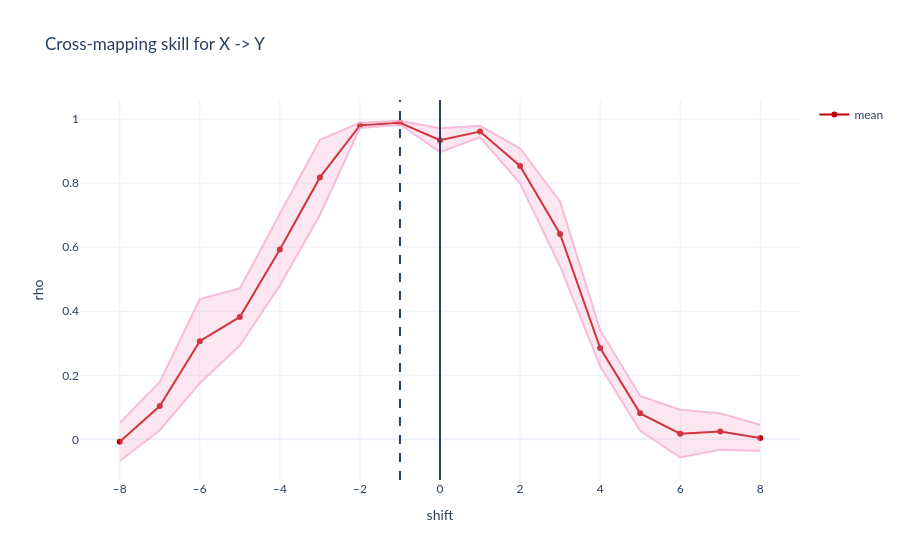

Write notebook code for a chart like this one.
### Markdown cell above
# X -> Y (true)

### Code cell
shifts = torch.arange(- 8, 8 + 1, 1)
print(shifts)

# fix filter
k = 2 # 2 best
sig_filter = torch.ones(size = (k, )).to(device)

noise_scalar = torch.tensor([0.05], device = device)

rho_s = torch.zeros(size = (shifts.shape[0], 2))

for i, s in enumerate(shifts):
    print(s.item())
    print(i)

    y_embeddings, x_gt = embed(filter = sig_filter, 
                           y = y_norm.to(device), # Testing X -> Y
                           x = x_norm.to(device),
                           max_pos_offset = s, 
                           device = device)
    
    # N now changes slightly
    N = y_embeddings.shape[0]
    E = y_embeddings.shape[1]

    l_train_masks = generate_mask_tensor(N, 100)

    rho_l = torch.empty(size = (1, 0)).to(device)

    for l in range(N):   
        rho, nlml = GP_ccm_sig(
                y_embeddings_train = y_embeddings[l_train_masks[l]].unsqueeze(-1).to(device),
                y_embeddings_test = y_embeddings[ ~ l_train_masks[l]].unsqueeze(-1).to(device),
                x_train = x_gt[l_train_masks[l]].to(device),
                x_test = x_gt[ ~ l_train_masks[l]].to(device),
                noise = noise_scalar,
                rbf_sigma = 0.2, # 0.2 is good
                device = device)
                
        rho_l = torch.concat((rho_l, rho.unsqueeze(0).unsqueeze(0)), dim = 1)
     
    rho_s[i, 0] = rho_l.mean()
    rho_s[i, 1] = rho_l.std()


fig = go.Figure()

fig.add_trace(go.Scatter(x = -shifts, y = rho_s[:, 0], # reversing the meaning of x
                    mode = 'lines+markers',
                    name = 'mean',
                    line_color = "#C00000"))

fig.add_trace(go.Scatter(
    name = "",
    x = - shifts,
    y = rho_s[:, 0] + rho_s[:, 1].mul(1),
    marker = dict(color = 'rgba(243, 176, 210, 0.8)'),
    showlegend = False,
    mode = 'lines'
))

fig.add_trace(go.Scatter(
    name = "",
    x = - shifts,
    y = rho_s[:, 0] - rho_s[:, 1].mul(1),
    marker = dict(color = 'rgba(243, 176, 210, 0.8)'),
    showlegend = False,
    mode = 'lines',
    fillcolor = 'rgba(243, 176, 210, 0.3)',
    fill = 'tonexty'
))

fig.add_vline(x = 0.)
fig.add_vline(x = -(k-1), line_dash = "dash")

fig.update_layout(title = 'Cross-mapping skill for X -> Y',
                   xaxis_title = 'shift',
                   yaxis_title = 'rho')

fig.update_layout(template = "plotly_white")
fig.update_layout(font_family = "Lato")

fig.show()

### Figure 1 — Plotly figure (JSON) as saved in the notebook; plotly's stock layout.template omitted (floating-point values rounded to 4 significant figures)
{"data": [{"line": {"color": "#C00000"}, "mode": "lines+markers", "name": "mean", "type": "scatter", "x": [8, 7, 6, 5, 4, 3, 2, 1, 0, -1, -2, -3, -4, -5, -6, -7, -8], "y": [0.004561, 0.02426, 0.01779, 0.08111, 0.2849, 0.6415, 0.8538, 0.9611, 0.9342, 0.9886, 0.9805, 0.818, 0.5927, 0.3822, 0.3066, 0.1039, -0.007873]}, {"marker": {"color": "rgba(243, 176, 210, 0.8)"}, "mode": "lines", "name": "", "showlegend": false, "type": "scatter", "x": [8, 7, 6, 5, 4, 3, 2, 1, 0, -1, -2, -3, -4, -5, -6, -7, -8], "y": [0.0458, 0.08136, 0.0922, 0.1354, 0.3418, 0.743, 0.9082, 0.9794, 0.9715, 0.9946, 0.9888, 0.9353, 0.7047, 0.4716, 0.4378, 0.1794, 0.05187]}, {"fill": "tonexty", "fillcolor": "rgba(243, 176, 210, 0.3)", "marker": {"color": "rgba(243, 176, 210, 0.8)"}, "mode": "lines", "name": "", "showlegend": false, "type": "scatter", "x": [8, 7, 6, 5, 4, 3, 2, 1, 0, -1, -2, -3, -4, -5, -6, -7, -8], "y": [-0.03668, -0.03284, -0.05662, 0.02681, 0.228, 0.5399, 0.7994, 0.9428, 0.8968, 0.9826, 0.9722, 0.7006, 0.4807, 0.2928, 0.1754, 0.02836, -0.06762]}], "layout": {"font": {"family": "Lato"}, "shapes": [{"type": "line", "x0": 0, "x1": 0, "xref": "x", "y0": 0, "y1": 1, "yref": "y domain"}, {"line": {"dash": "dash"}, "type": "line", "x0": -1, "x1": -1, "xref": "x", "y0": 0, "y1": 1, "yref": "y domain"}], "title": {"text": "Cross-mapping skill for X -> Y"}, "xaxis": {"title": {"text": "shift"}}, "yaxis": {"title": {"text": "rho"}}}}
